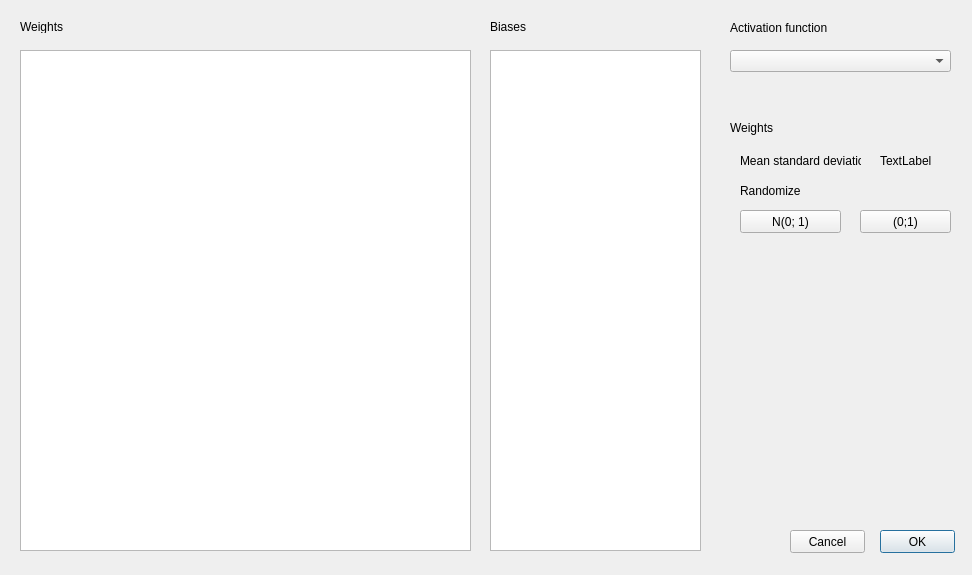
<?xml version="1.0" encoding="UTF-8"?>
<ui version="4.0">
 <class>LayerDialog</class>
 <widget class="QDialog" name="LayerDialog">
  <property name="geometry">
   <rect>
    <x>0</x>
    <y>0</y>
    <width>972</width>
    <height>575</height>
   </rect>
  </property>
  <property name="windowTitle">
   <string>LayerDialog</string>
  </property>
  <widget class="QTableView" name="tableView">
   <property name="geometry">
    <rect>
     <x>20</x>
     <y>50</y>
     <width>451</width>
     <height>501</height>
    </rect>
   </property>
  </widget>
  <widget class="QLabel" name="label">
   <property name="geometry">
    <rect>
     <x>20</x>
     <y>20</y>
     <width>47</width>
     <height>13</height>
    </rect>
   </property>
   <property name="text">
    <string>Weights</string>
   </property>
  </widget>
  <widget class="QLabel" name="label_2">
   <property name="geometry">
    <rect>
     <x>490</x>
     <y>20</y>
     <width>47</width>
     <height>13</height>
    </rect>
   </property>
   <property name="text">
    <string>Biases</string>
   </property>
  </widget>
  <widget class="QTableView" name="tableView_2">
   <property name="geometry">
    <rect>
     <x>490</x>
     <y>50</y>
     <width>211</width>
     <height>501</height>
    </rect>
   </property>
  </widget>
  <widget class="QComboBox" name="activationFunctionsCombo">
   <property name="geometry">
    <rect>
     <x>730</x>
     <y>50</y>
     <width>221</width>
     <height>22</height>
    </rect>
   </property>
  </widget>
  <widget class="QLabel" name="label_3">
   <property name="geometry">
    <rect>
     <x>730</x>
     <y>20</y>
     <width>131</width>
     <height>16</height>
    </rect>
   </property>
   <property name="text">
    <string>Activation function</string>
   </property>
  </widget>
  <widget class="QPushButton" name="okBtn">
   <property name="geometry">
    <rect>
     <x>880</x>
     <y>530</y>
     <width>75</width>
     <height>23</height>
    </rect>
   </property>
   <property name="text">
    <string>OK</string>
   </property>
  </widget>
  <widget class="QPushButton" name="cancelBtn">
   <property name="geometry">
    <rect>
     <x>790</x>
     <y>530</y>
     <width>75</width>
     <height>23</height>
    </rect>
   </property>
   <property name="text">
    <string>Cancel</string>
   </property>
  </widget>
  <widget class="QPushButton" name="randomBtn">
   <property name="geometry">
    <rect>
     <x>860</x>
     <y>210</y>
     <width>91</width>
     <height>23</height>
    </rect>
   </property>
   <property name="text">
    <string>(0;1)</string>
   </property>
  </widget>
  <widget class="QLabel" name="label_4">
   <property name="geometry">
    <rect>
     <x>730</x>
     <y>120</y>
     <width>51</width>
     <height>16</height>
    </rect>
   </property>
   <property name="text">
    <string>Weights</string>
   </property>
  </widget>
  <widget class="QLabel" name="label_5">
   <property name="geometry">
    <rect>
     <x>740</x>
     <y>150</y>
     <width>121</width>
     <height>21</height>
    </rect>
   </property>
   <property name="text">
    <string>Mean standard deviation:</string>
   </property>
  </widget>
  <widget class="QLabel" name="meanstdLabel">
   <property name="geometry">
    <rect>
     <x>880</x>
     <y>150</y>
     <width>71</width>
     <height>21</height>
    </rect>
   </property>
   <property name="text">
    <string>TextLabel</string>
   </property>
  </widget>
  <widget class="QPushButton" name="randomNBtn">
   <property name="geometry">
    <rect>
     <x>740</x>
     <y>210</y>
     <width>101</width>
     <height>23</height>
    </rect>
   </property>
   <property name="text">
    <string>N(0; 1)</string>
   </property>
  </widget>
  <widget class="QLabel" name="label_6">
   <property name="geometry">
    <rect>
     <x>740</x>
     <y>180</y>
     <width>61</width>
     <height>21</height>
    </rect>
   </property>
   <property name="text">
    <string>Randomize</string>
   </property>
  </widget>
 </widget>
 <layoutdefault spacing="6" margin="11"/>
 <resources/>
 <connections/>
</ui>
